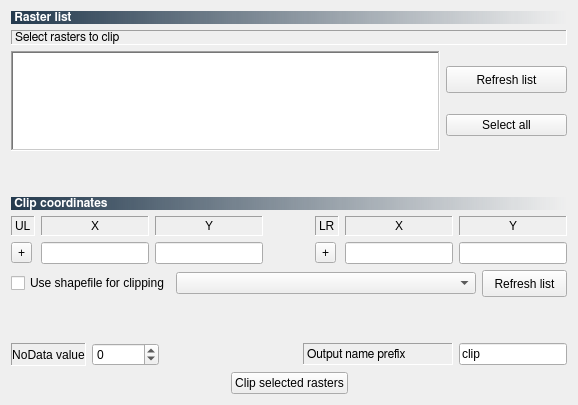
           <widget class="QWidget" name="tab_clip">
            <attribute name="icon">
             <iconset resource="resources.qrc">
              <normaloff>:/plugins/semiautomaticclassificationplugin/icons/semiautomaticclassificationplugin_clip_tool.png</normaloff>:/plugins/semiautomaticclassificationplugin/icons/semiautomaticclassificationplugin_clip_tool.png</iconset>
            </attribute>
            <attribute name="title">
             <string>Clip multiple rasters</string>
            </attribute>
            <layout class="QGridLayout" name="gridLayout_23">
             <item row="0" column="0">
              <layout class="QGridLayout" name="gridLayout_66">
               <item row="2" column="0">
                <widget class="QListView" name="raster_listView_2">
                 <property name="sizePolicy">
                  <sizepolicy hsizetype="Expanding" vsizetype="Maximum">
                   <horstretch>0</horstretch>
                   <verstretch>0</verstretch>
                  </sizepolicy>
                 </property>
                 <property name="maximumSize">
                  <size>
                   <width>16777215</width>
                   <height>100</height>
                  </size>
                 </property>
                 <property name="toolTip">
                  <string>&lt;html&gt;&lt;head/&gt;&lt;body&gt;&lt;p&gt;Select Rasters&lt;/p&gt;&lt;/body&gt;&lt;/html&gt;</string>
                 </property>
                 <property name="frameShape">
                  <enum>QFrame::WinPanel</enum>
                 </property>
                 <property name="selectionMode">
                  <enum>QAbstractItemView::NoSelection</enum>
                 </property>
                </widget>
               </item>
               <item row="2" column="1">
                <layout class="QGridLayout" name="gridLayout_67">
                 <item row="0" column="0">
                  <widget class="QPushButton" name="toolButton_reload_7">
                   <property name="sizePolicy">
                    <sizepolicy hsizetype="Minimum" vsizetype="Maximum">
                     <horstretch>0</horstretch>
                     <verstretch>0</verstretch>
                    </sizepolicy>
                   </property>
                   <property name="minimumSize">
                    <size>
                     <width>121</width>
                     <height>27</height>
                    </size>
                   </property>
                   <property name="maximumSize">
                    <size>
                     <width>14000</width>
                     <height>27</height>
                    </size>
                   </property>
                   <property name="toolTip">
                    <string>&lt;html&gt;&lt;head/&gt;&lt;body&gt;&lt;p&gt;Refresh list of rasters&lt;/p&gt;&lt;/body&gt;&lt;/html&gt;</string>
                   </property>
                   <property name="text">
                    <string>Refresh list</string>
                   </property>
                  </widget>
                 </item>
                 <item row="1" column="0">
                  <widget class="QPushButton" name="select_all_rasters_Button_2">
                   <property name="toolTip">
                    <string>&lt;html&gt;&lt;head/&gt;&lt;body&gt;&lt;p&gt;Select all rasters&lt;/p&gt;&lt;/body&gt;&lt;/html&gt;</string>
                   </property>
                   <property name="text">
                    <string>Select all</string>
                   </property>
                  </widget>
                 </item>
                </layout>
               </item>
               <item row="1" column="0" colspan="2">
                <widget class="QLabel" name="label_55">
                 <property name="font">
                  <font>
                   <family>FreeSans</family>
                   <weight>50</weight>
                   <bold>false</bold>
                  </font>
                 </property>
                 <property name="frameShape">
                  <enum>QFrame::Panel</enum>
                 </property>
                 <property name="frameShadow">
                  <enum>QFrame::Sunken</enum>
                 </property>
                 <property name="text">
                  <string>Select rasters to clip</string>
                 </property>
                 <property name="alignment">
                  <set>Qt::AlignLeading|Qt::AlignLeft|Qt::AlignVCenter</set>
                 </property>
                </widget>
               </item>
               <item row="0" column="0" colspan="2">
                <widget class="QLabel" name="label_56">
                 <property name="font">
                  <font>
                   <family>FreeSans</family>
                   <weight>75</weight>
                   <bold>true</bold>
                  </font>
                 </property>
                 <property name="styleSheet">
                  <string notr="true">background-color : qlineargradient(spread:pad, x1:0, y1:0, x2:1, y2:0, stop:0 #243a4e, stop:1 rgba(0, 0, 0, 0)); color : white</string>
                 </property>
                 <property name="text">
                  <string> Raster list</string>
                 </property>
                </widget>
               </item>
              </layout>
             </item>
             <item row="1" column="0">
              <layout class="QGridLayout" name="gridLayout_20">
               <item row="2" column="0">
                <widget class="QLabel" name="label_14">
                 <property name="frameShape">
                  <enum>QFrame::Panel</enum>
                 </property>
                 <property name="frameShadow">
                  <enum>QFrame::Sunken</enum>
                 </property>
                 <property name="text">
                  <string>UL</string>
                 </property>
                </widget>
               </item>
               <item row="2" column="4">
                <widget class="QLabel" name="label_15">
                 <property name="frameShape">
                  <enum>QFrame::Panel</enum>
                 </property>
                 <property name="frameShadow">
                  <enum>QFrame::Sunken</enum>
                 </property>
                 <property name="text">
                  <string>LR</string>
                 </property>
                </widget>
               </item>
               <item row="1" column="0" colspan="7">
                <widget class="QLabel" name="label_29">
                 <property name="font">
                  <font>
                   <family>FreeSans</family>
                   <weight>75</weight>
                   <bold>true</bold>
                  </font>
                 </property>
                 <property name="styleSheet">
                  <string notr="true">background-color : qlineargradient(spread:pad, x1:0, y1:0, x2:1, y2:0, stop:0 #243a4e, stop:1 rgba(0, 0, 0, 0)); color : white</string>
                 </property>
                 <property name="frameShape">
                  <enum>QFrame::NoFrame</enum>
                 </property>
                 <property name="frameShadow">
                  <enum>QFrame::Sunken</enum>
                 </property>
                 <property name="text">
                  <string> Clip coordinates</string>
                 </property>
                 <property name="alignment">
                  <set>Qt::AlignLeading|Qt::AlignLeft|Qt::AlignVCenter</set>
                 </property>
                </widget>
               </item>
               <item row="3" column="5">
                <widget class="QLineEdit" name="LX_lineEdit">
                 <property name="toolTip">
                  <string>&lt;html&gt;&lt;head/&gt;&lt;body&gt;&lt;p&gt;Lower right X&lt;/p&gt;&lt;/body&gt;&lt;/html&gt;</string>
                 </property>
                 <property name="maxLength">
                  <number>10</number>
                 </property>
                </widget>
               </item>
               <item row="2" column="6">
                <widget class="QLabel" name="label_13">
                 <property name="frameShape">
                  <enum>QFrame::Panel</enum>
                 </property>
                 <property name="frameShadow">
                  <enum>QFrame::Sunken</enum>
                 </property>
                 <property name="text">
                  <string>Y</string>
                 </property>
                 <property name="alignment">
                  <set>Qt::AlignCenter</set>
                 </property>
                </widget>
               </item>
               <item row="2" column="5">
                <widget class="QLabel" name="label_12">
                 <property name="frameShape">
                  <enum>QFrame::Panel</enum>
                 </property>
                 <property name="frameShadow">
                  <enum>QFrame::Sunken</enum>
                 </property>
                 <property name="text">
                  <string>X</string>
                 </property>
                 <property name="alignment">
                  <set>Qt::AlignCenter</set>
                 </property>
                </widget>
               </item>
               <item row="2" column="2">
                <widget class="QLabel" name="label_32">
                 <property name="frameShape">
                  <enum>QFrame::Panel</enum>
                 </property>
                 <property name="frameShadow">
                  <enum>QFrame::Sunken</enum>
                 </property>
                 <property name="text">
                  <string>Y</string>
                 </property>
                 <property name="alignment">
                  <set>Qt::AlignCenter</set>
                 </property>
                </widget>
               </item>
               <item row="2" column="1">
                <widget class="QLabel" name="label_11">
                 <property name="frameShape">
                  <enum>QFrame::Panel</enum>
                 </property>
                 <property name="frameShadow">
                  <enum>QFrame::Sunken</enum>
                 </property>
                 <property name="text">
                  <string>X</string>
                 </property>
                 <property name="alignment">
                  <set>Qt::AlignCenter</set>
                 </property>
                </widget>
               </item>
               <item row="3" column="1">
                <widget class="QLineEdit" name="UX_lineEdit">
                 <property name="toolTip">
                  <string>&lt;html&gt;&lt;head/&gt;&lt;body&gt;&lt;p&gt;Upper left X&lt;/p&gt;&lt;/body&gt;&lt;/html&gt;</string>
                 </property>
                 <property name="maxLength">
                  <number>10</number>
                 </property>
                </widget>
               </item>
               <item row="3" column="2">
                <widget class="QLineEdit" name="UY_lineEdit">
                 <property name="toolTip">
                  <string>&lt;html&gt;&lt;head/&gt;&lt;body&gt;&lt;p&gt;Upper left Y&lt;/p&gt;&lt;/body&gt;&lt;/html&gt;</string>
                 </property>
                 <property name="maxLength">
                  <number>10</number>
                 </property>
                </widget>
               </item>
               <item row="3" column="6">
                <widget class="QLineEdit" name="LY_lineEdit">
                 <property name="toolTip">
                  <string>&lt;html&gt;&lt;head/&gt;&lt;body&gt;&lt;p&gt;Lower right Y&lt;/p&gt;&lt;/body&gt;&lt;/html&gt;</string>
                 </property>
                 <property name="maxLength">
                  <number>10</number>
                 </property>
                </widget>
               </item>
               <item row="3" column="0">
                <widget class="QToolButton" name="selectUL_toolButton">
                 <property name="toolTip">
                  <string>&lt;html&gt;&lt;head/&gt;&lt;body&gt;&lt;p&gt;Click the map for the upper left coordinates&lt;/p&gt;&lt;/body&gt;&lt;/html&gt;</string>
                 </property>
                 <property name="text">
                  <string>+</string>
                 </property>
                </widget>
               </item>
               <item row="3" column="4">
                <widget class="QToolButton" name="selectLR_toolButton">
                 <property name="toolTip">
                  <string>&lt;html&gt;&lt;head/&gt;&lt;body&gt;&lt;p&gt;Click the map for the lower right coordinates&lt;/p&gt;&lt;/body&gt;&lt;/html&gt;</string>
                 </property>
                 <property name="text">
                  <string>+</string>
                 </property>
                </widget>
               </item>
               <item row="2" column="3">
                <spacer name="horizontalSpacer">
                 <property name="orientation">
                  <enum>Qt::Horizontal</enum>
                 </property>
                 <property name="sizeHint" stdset="0">
                  <size>
                   <width>40</width>
                   <height>20</height>
                  </size>
                 </property>
                </spacer>
               </item>
               <item row="0" column="0">
                <spacer name="verticalSpacer_5">
                 <property name="orientation">
                  <enum>Qt::Vertical</enum>
                 </property>
                 <property name="sizeHint" stdset="0">
                  <size>
                   <width>20</width>
                   <height>40</height>
                  </size>
                 </property>
                </spacer>
               </item>
              </layout>
             </item>
             <item row="2" column="0">
              <layout class="QGridLayout" name="gridLayout_22">
               <item row="0" column="0">
                <widget class="QCheckBox" name="shapefile_checkBox">
                 <property name="toolTip">
                  <string>&lt;html&gt;&lt;head/&gt;&lt;body&gt;&lt;p&gt;Use shapefile boundaries for clipping rasters&lt;/p&gt;&lt;/body&gt;&lt;/html&gt;</string>
                 </property>
                 <property name="text">
                  <string>Use shapefile for clipping</string>
                 </property>
                </widget>
               </item>
               <item row="0" column="1">
                <widget class="QComboBox" name="shapefile_comboBox">
                 <property name="sizePolicy">
                  <sizepolicy hsizetype="Preferred" vsizetype="Fixed">
                   <horstretch>1</horstretch>
                   <verstretch>0</verstretch>
                  </sizepolicy>
                 </property>
                 <property name="toolTip">
                  <string>&lt;html&gt;&lt;head/&gt;&lt;body&gt;&lt;p&gt;Select the shapefile for clipping&lt;/p&gt;&lt;/body&gt;&lt;/html&gt;</string>
                 </property>
                </widget>
               </item>
               <item row="0" column="2">
                <widget class="QPushButton" name="toolButton_reload_8">
                 <property name="sizePolicy">
                  <sizepolicy hsizetype="Maximum" vsizetype="Fixed">
                   <horstretch>0</horstretch>
                   <verstretch>0</verstretch>
                  </sizepolicy>
                 </property>
                 <property name="minimumSize">
                  <size>
                   <width>85</width>
                   <height>27</height>
                  </size>
                 </property>
                 <property name="maximumSize">
                  <size>
                   <width>85</width>
                   <height>27</height>
                  </size>
                 </property>
                 <property name="toolTip">
                  <string>&lt;html&gt;&lt;head/&gt;&lt;body&gt;&lt;p&gt;Refresh list of shapefiles&lt;/p&gt;&lt;/body&gt;&lt;/html&gt;</string>
                 </property>
                 <property name="text">
                  <string>Refresh list</string>
                 </property>
                </widget>
               </item>
               <item row="1" column="1">
                <spacer name="verticalSpacer_4">
                 <property name="orientation">
                  <enum>Qt::Vertical</enum>
                 </property>
                 <property name="sizeHint" stdset="0">
                  <size>
                   <width>20</width>
                   <height>40</height>
                  </size>
                 </property>
                </spacer>
               </item>
              </layout>
             </item>
             <item row="3" column="0">
              <layout class="QGridLayout" name="gridLayout_19">
               <item row="0" column="0">
                <layout class="QGridLayout" name="gridLayout_24">
                 <item row="0" column="0">
                  <widget class="QLabel" name="label_16">
                   <property name="frameShape">
                    <enum>QFrame::Panel</enum>
                   </property>
                   <property name="frameShadow">
                    <enum>QFrame::Sunken</enum>
                   </property>
                   <property name="text">
                    <string>NoData value</string>
                   </property>
                   <property name="alignment">
                    <set>Qt::AlignCenter</set>
                   </property>
                  </widget>
                 </item>
                 <item row="0" column="1">
                  <widget class="QSpinBox" name="nodata_spinBox">
                   <property name="toolTip">
                    <string>&lt;html&gt;&lt;head/&gt;&lt;body&gt;&lt;p&gt;NoData value&lt;/p&gt;&lt;/body&gt;&lt;/html&gt;</string>
                   </property>
                   <property name="minimum">
                    <number>-999</number>
                   </property>
                   <property name="maximum">
                    <number>100000</number>
                   </property>
                  </widget>
                 </item>
                 <item row="0" column="2">
                  <spacer name="horizontalSpacer_2">
                   <property name="orientation">
                    <enum>Qt::Horizontal</enum>
                   </property>
                   <property name="sizeHint" stdset="0">
                    <size>
                     <width>40</width>
                     <height>20</height>
                    </size>
                   </property>
                  </spacer>
                 </item>
                 <item row="0" column="3">
                  <layout class="QGridLayout" name="gridLayout_70">
                   <item row="0" column="1">
                    <widget class="QLineEdit" name="output_clip_name_lineEdit">
                     <property name="toolTip">
                      <string>&lt;html&gt;&lt;head/&gt;&lt;body&gt;&lt;p&gt;Output name prefix&lt;/p&gt;&lt;/body&gt;&lt;/html&gt;</string>
                     </property>
                     <property name="text">
                      <string>clip</string>
                     </property>
                     <property name="maxLength">
                      <number>10</number>
                     </property>
                    </widget>
                   </item>
                   <item row="0" column="0">
                    <widget class="QLabel" name="label_62">
                     <property name="sizePolicy">
                      <sizepolicy hsizetype="Minimum" vsizetype="Preferred">
                       <horstretch>0</horstretch>
                       <verstretch>0</verstretch>
                      </sizepolicy>
                     </property>
                     <property name="minimumSize">
                      <size>
                       <width>150</width>
                       <height>0</height>
                      </size>
                     </property>
                     <property name="maximumSize">
                      <size>
                       <width>100</width>
                       <height>16777215</height>
                      </size>
                     </property>
                     <property name="font">
                      <font>
                       <family>FreeSans</family>
                       <weight>50</weight>
                       <bold>false</bold>
                      </font>
                     </property>
                     <property name="frameShape">
                      <enum>QFrame::Panel</enum>
                     </property>
                     <property name="frameShadow">
                      <enum>QFrame::Sunken</enum>
                     </property>
                     <property name="text">
                      <string>Output name prefix</string>
                     </property>
                     <property name="alignment">
                      <set>Qt::AlignLeading|Qt::AlignLeft|Qt::AlignVCenter</set>
                     </property>
                    </widget>
                   </item>
                  </layout>
                 </item>
                </layout>
               </item>
              </layout>
             </item>
             <item row="4" column="0">
              <layout class="QGridLayout" name="gridLayout_28">
               <item row="0" column="1">
                <widget class="QPushButton" name="clip_Button">
                 <property name="toolTip">
                  <string>&lt;html&gt;&lt;head/&gt;&lt;body&gt;&lt;p&gt;Clip selected rasters&lt;/p&gt;&lt;/body&gt;&lt;/html&gt;</string>
                 </property>
                 <property name="text">
                  <string>Clip selected rasters</string>
                 </property>
                </widget>
               </item>
               <item row="0" column="0">
                <spacer name="horizontalSpacer_4">
                 <property name="orientation">
                  <enum>Qt::Horizontal</enum>
                 </property>
                 <property name="sizeHint" stdset="0">
                  <size>
                   <width>40</width>
                   <height>20</height>
                  </size>
                 </property>
                </spacer>
               </item>
               <item row="0" column="2">
                <spacer name="horizontalSpacer_12">
                 <property name="orientation">
                  <enum>Qt::Horizontal</enum>
                 </property>
                 <property name="sizeHint" stdset="0">
                  <size>
                   <width>40</width>
                   <height>20</height>
                  </size>
                 </property>
                </spacer>
               </item>
              </layout>
             </item>
            </layout>
           </widget>
